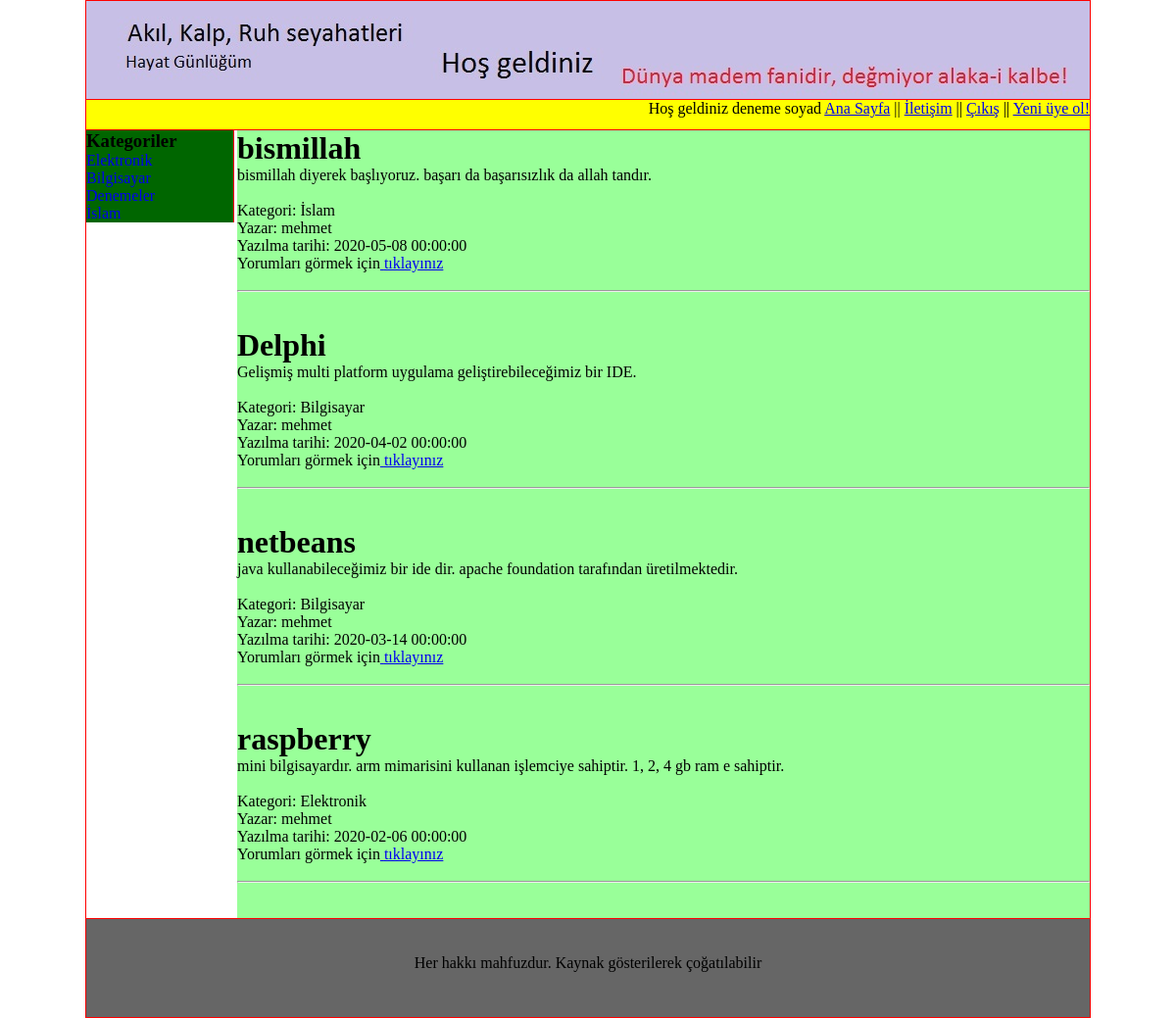
The app's page /index.php (signed in) with its own data.
### tables this page shows
CREATE TABLE IF NOT EXISTS `kategoriler` (
  `id` int(11) NOT NULL AUTO_INCREMENT,
  `kategori` varchar(100) NOT NULL,
  `aciklama` varchar(300) NOT NULL,
  PRIMARY KEY (`id`)
);

CREATE TABLE IF NOT EXISTS `yazilar` (
  `id` int(11) NOT NULL AUTO_INCREMENT,
  `baslik` varchar(500) NOT NULL,
  `icerik` text NOT NULL,
  `kategori` varchar(50) NOT NULL,
  `tarih` datetime NOT NULL,
  `kullanici_adi` varchar(50) NOT NULL,
  PRIMARY KEY (`id`)
);

### index.php (the view, shortened to what this page needs)
<html>
<head>
<link rel ="stylesheet" type="text/css" href="mainstil.css">
</head>
<body>
<div  class ="tasiyici">
<div class="ustbolum">
<img src="ust.jpg">
</div>
<div class="ust1">
<span>
<?php
if(isset($_SESSION["login"]))
{
	if(($_SESSION["login"]==1 )|| ($_SESSION["login"]==2 ))
	{
		echo "Hoş geldiniz"." ".$_SESSION["ad"]."           ";
	}
}
?>
</span>
<a href="index.php">Ana Sayfa</a> || <a href="iletisim.php">İletişim</a> ||
<?php
if(isset($_SESSION["login"]))
{
	echo "<a href='cikis.php'>Çıkış</a> ";
}
else
{
	echo "<a href='giris.php'>Günlüğe Giriş</a> ";
}
?>
|| <a href="uyekayit.php">Yeni üye ol!</a>
</div>
<div class="solbolum">
<?php
require_once "ayar.php" ;
$baglanti =mysqli_connect($blog_vt_host,$blog_vt_username,$blog_vt_sifre,$blog_vt_name);
$sql_baglanti= "SELECT * FROM kategoriler";
$sorgu=mysqli_query($baglanti, $sql_baglanti);
 echo "<h3> Kategoriler </h3>";
while ($satir =mysqli_fetch_array($sorgu))
{
	$kategori = $satir["kategori"];
	echo "<p><a href='index.php?kategori=".$kategori."'>".$kategori."</a></p>";
}
?>
</div>
<div class="sagbolum">
<?php
	$baglanti =mysqli_connect($blog_vt_host,$blog_vt_username,$blog_vt_sifre,$blog_vt_name);
	if (isset($_GET['kategori']))
	{
	$sql_baglanti= "SELECT * FROM yazilar WHERE kategori='".$_GET['kategori']."' ORDER BY tarih DESC";
	$sorgu=mysqli_query($baglanti, $sql_baglanti);
	while ($satir =mysqli_fetch_array($sorgu))
    {
	echo "<h1>".$satir['baslik']."</h1>";
	echo "<p>".$satir['icerik']."</p>";
	echo "<br>";
	echo "<p>Kategori: ".$satir['kategori']."</p>";
	echo "<p>Yazar: ".$satir['kullanici_adi']."</p>";
	echo "<p>Yazılma tarihi: ".$satir['tarih']."</p>";
	echo "<p>Yorumları görmek için<a href='ayrinti.php?yazi_id=".$satir['id']."'> tıklayınız</a> </p>";
	echo "<br>";
	echo "<hr/>";
	echo "<br/>";
	echo "<br/>";
	}
	 unset($_GET['kategori']);
	}
	else
	{
	$sql_baglanti= "SELECT * FROM yazilar ORDER BY tarih DESC";
	$sorgu=mysqli_query($baglanti, $sql_baglanti);
	while ($satir =mysqli_fetch_array($sorgu))
    {
	echo "<h1>".$satir['baslik']."</h1>";
	echo "<p>".$satir['icerik']."</p>";
	echo "<br>";
	echo "<p>Kategori: ".$satir['kategori']."</p>";
	echo "<p>Yazar: ".$satir['kullanici_adi']."</p>";
	echo "<p>Yazılma tarihi: ".$satir['tarih']."</p>";
	echo "<p>Yorumları görmek için<a href='ayrinti.php?yazi_id=".$satir['id']."'> tıklayınız</a> </p>";
	echo "<br>";
	echo "<hr/>";
	echo "<br>";
	echo "<br>";
	}
	}
?>
</div>
<div class="altbolum">
	<br>
    <br>
	<p> Her hakkı mahfuzdur. Kaynak gösterilerek çoğatılabilir</p>
</div>
</div>
</body>
</html>

### mainstil.css (style rules this page uses)
* { padding:0px;margin:0px; }
.tasiyici { width:1024px; margin:auto; border:1px solid red; }
.ustbolum { height:100px; width :1024px; border-bottom:1px solid red; }
.ust1 { height: 30px; width : 100%; border-bottom: 1px solid red; background-color: #FF0; text-align: right; }
.solbolum { float:left; width:150px;border-right:1px solid red;background-color:#006600; }
.sagbolum { float:right; width:870;background-color:#99ff99; }
.altbolum { height:100px; border-top:1px solid red; background-color:#666666; text-align: center; }
.solbolum a { text-decoration : none; text-align: center; }

### records on screen
kategoriler: kategori "Elektronik"
kategoriler: kategori "Bilgisayar"
kategoriler: kategori "Denemeler"
kategoriler: kategori "İslam"
yazilar: baslik "bismillah", icerik "bismillah diyerek başlıyoruz. başarı da başarısızlık da allah tandır.", kategori "İslam", kullanici_adi "mehmet", tarih "2020-05-08 00:00:00"
yazilar: baslik "Delphi", icerik "Gelişmiş multi platform uygulama geliştirebileceğimiz bir IDE.", kategori "Bilgisayar", kullanici_adi "mehmet", tarih "2020-04-02 00:00:00"
yazilar: baslik "netbeans", icerik "java kullanabileceğimiz bir ide dir. apache foundation tarafından üretilmektedir.", kategori "Bilgisayar", kullanici_adi "mehmet", tarih "2020-03-14 00:00:00"
yazilar: baslik "raspberry", icerik "mini bilgisayardır. arm mimarisini kullanan işlemciye sahiptir. 1, 2, 4 gb ram e sahiptir.", kategori "Elektronik", kullanici_adi "mehmet", tarih "2020-02-06 00:00:00"

### other values on screen
$_SESSION["ad"] "deneme soyad"
